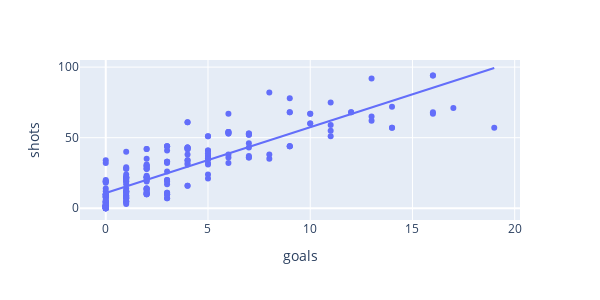
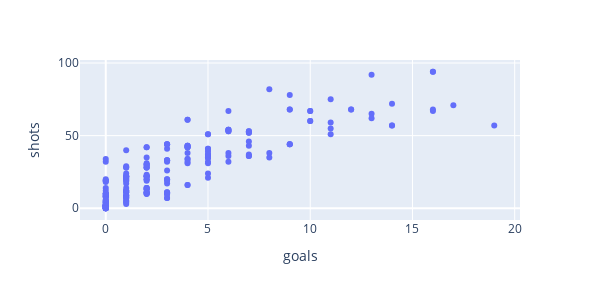

Source (notebook cell) for these figures, in order:
### Code cell
fig = px.scatter(df, x="goals", y="shots", width=600, height=300, trendline="ols")
fig.show()
fig = px.scatter(df, x="goals", y="shots", width=600, height=300)
fig.show()

### Figure 1 — Plotly figure (JSON) as saved in the notebook; plotly's stock layout.template omitted (floating-point values rounded to 4 significant figures; data arrays with more than 128 entries replaced by an {"elided": "..."} marker saying what was removed)
{"data": [{"hovertemplate": "goals=%{x}<br>shots=%{y}<extra></extra>", "legendgroup": "", "marker": {"color": "#636efa", "symbol": "circle"}, "mode": "markers", "name": "", "orientation": "v", "showlegend": false, "type": "scatter", "x": {"elided": "213 int values"}, "xaxis": "x", "y": {"elided": "213 int values"}, "yaxis": "y"}, {"hovertemplate": "<b>OLS trendline</b><br>shots = 4.66414 * goals + 10.754<br>R<sup>2</sup>=0.740276<br><br>goals=%{x}<br>shots=%{y} <b>(trend)</b><extra></extra>", "legendgroup": "", "marker": {"color": "#636efa", "symbol": "circle"}, "mode": "lines", "name": "", "showlegend": false, "type": "scatter", "x": {"elided": "213 int values"}, "xaxis": "x", "y": {"elided": "213 float values"}, "yaxis": "y"}], "layout": {"height": 300, "legend": {"tracegroupgap": 0}, "margin": {"t": 60}, "width": 600, "xaxis": {"anchor": "y", "domain": [0, 1], "title": {"text": "goals"}}, "yaxis": {"anchor": "x", "domain": [0, 1], "title": {"text": "shots"}}}}

### Figure 2 — Plotly figure (JSON) as saved in the notebook; plotly's stock layout.template omitted (floating-point values rounded to 4 significant figures; data arrays with more than 128 entries replaced by an {"elided": "..."} marker saying what was removed)
{"data": [{"hovertemplate": "goals=%{x}<br>shots=%{y}<extra></extra>", "legendgroup": "", "marker": {"color": "#636efa", "symbol": "circle"}, "mode": "markers", "name": "", "orientation": "v", "showlegend": false, "type": "scatter", "x": {"elided": "213 int values"}, "xaxis": "x", "y": {"elided": "213 int values"}, "yaxis": "y"}], "layout": {"height": 300, "legend": {"tracegroupgap": 0}, "margin": {"t": 60}, "width": 600, "xaxis": {"anchor": "y", "domain": [0, 1], "title": {"text": "goals"}}, "yaxis": {"anchor": "x", "domain": [0, 1], "title": {"text": "shots"}}}}
